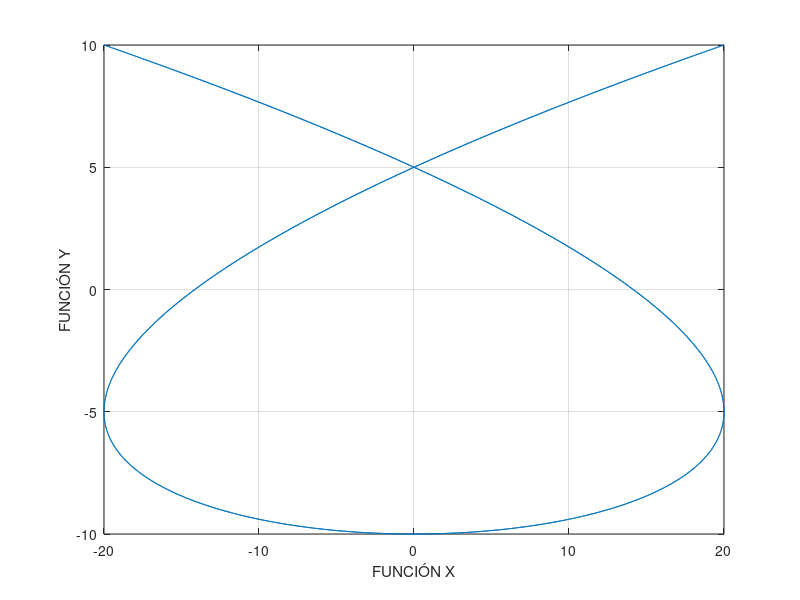

Reproduce this figure in MATLAB.
t=linspace(0,2*pi,5000);
x=20*cos(3*t);
y=10*cos(2*t);
plot(x,y)
xlabel("FUNCIÓN X")
ylabel("FUNCIÓN Y")
grid on